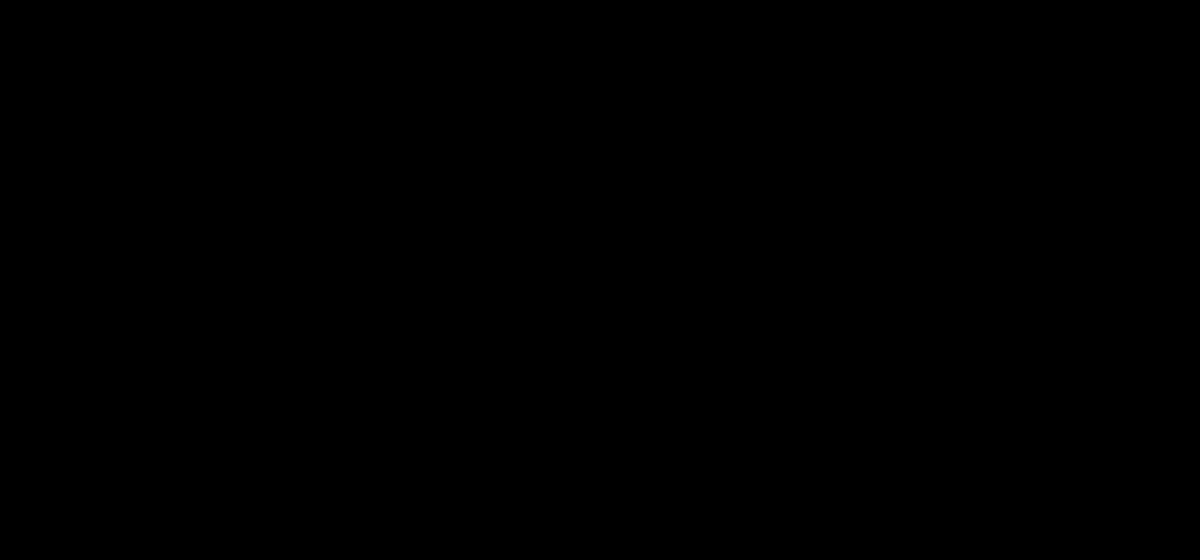
Frame 1 (no input)
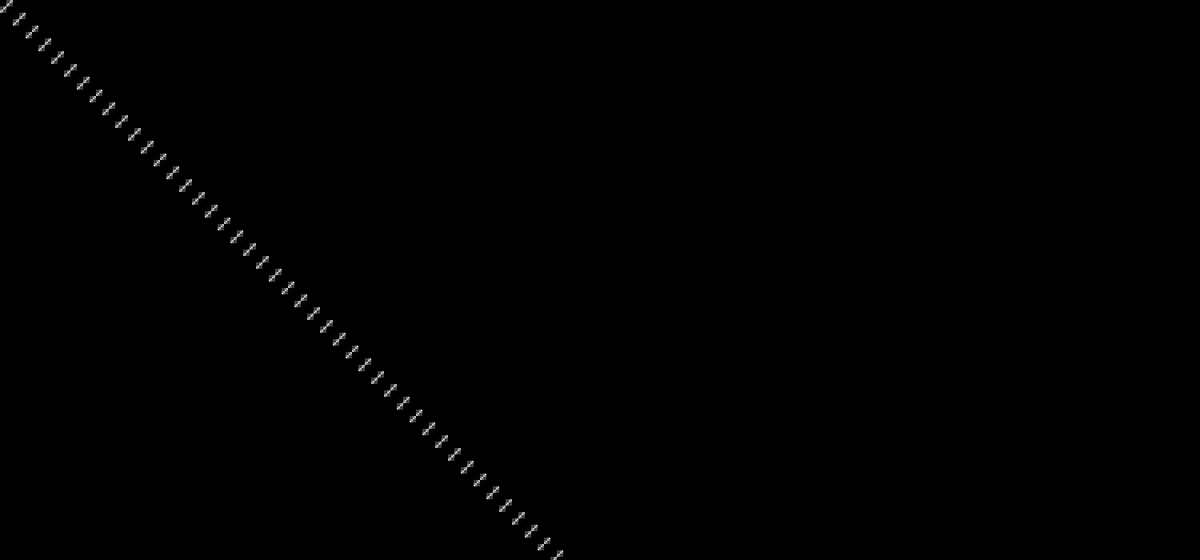
Frame 60 (the mouse pressed at the canvas centre just before this capture)
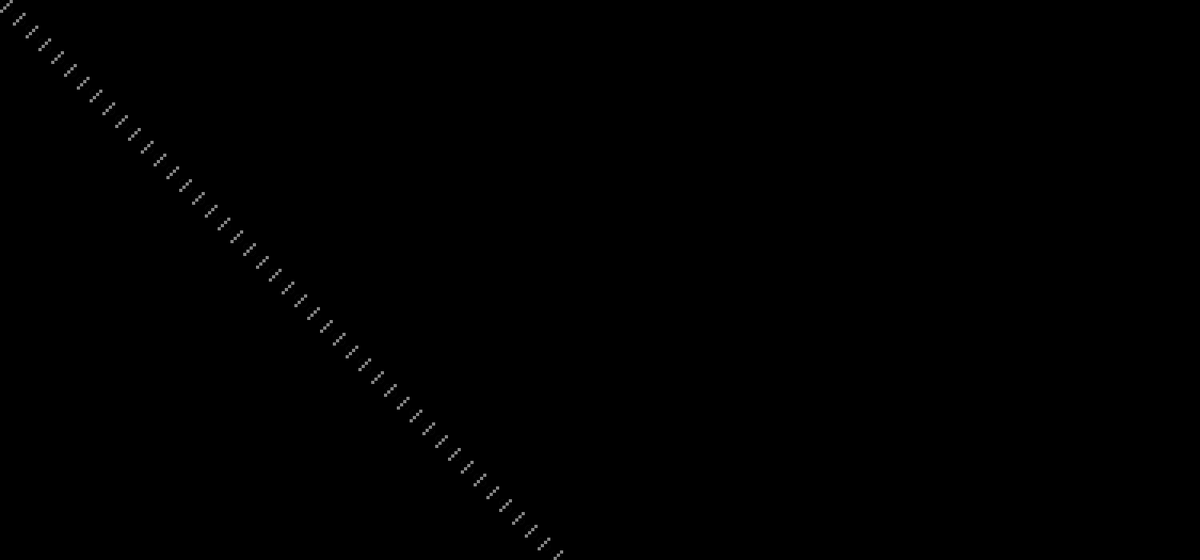
Frame 120 (the mouse held since frame 60 and released just before this capture)

The Processing sketch that drew these frames (run headless with seeded random() and noise(); from frame 60 on, the mouse is pressed at the canvas centre):

// Processing sketch: c_bitwise_7
// ── c_bitwise_7.pde
/**
 * Author: qp91mn64
 * License: the MIT License
 * Created: 2026-02-23
 * 
 * Modefied from c_bitwise_6c
 * 
 * Bitwise operation, square, & a to extract bits, result used as color
 * Pretty complex patterns
 * 
 * Just drag to explore different parts
 * Colors are grayscale or ARGB
 * No fading in or accumulating effects
 * 
 * Left click: a + 1
 * Right click: a - 1
 * Press 's' to save an image
 * 
 * See different bitwise patterns:
 * Press '1': bitwise AND &
 * Press '2': bitwise OR |
 * Press '3': bitwise XOR ^ (default)
 */
int cellWidth = 1;
int cellHeight = 1;
int a = 1;  // A bitmask, also an index of patterns
int xMax;
int yMax;
int xOffset = 0;
int yOffset = 0;
int whichBitwiseOperator = 3;  // 1:& 2:| 3:^
int x1 = 0;
int y1 = 0;
int x2 = 0;
int y2 = 0;
String bitwiseString;
PImage image1;
void setup() {
  size(1500, 700);  // See more patterns on the screen; make sure your computer support such high resolution
  noStroke();
  xMax = (width - 1) / cellWidth + 1;  // Avoid grey egdes when `width` cannot be divided by `cellWidth`
  yMax = (height - 1) / cellHeight + 1;  // Avoid grey egdes when `height` cannot be divided by `cellHeight`
  if (whichBitwiseOperator == 1) {
    bitwiseString = "AND";
  } else if (whichBitwiseOperator == 2) {
    bitwiseString = "OR";
  } else if (whichBitwiseOperator == 3) {
    bitwiseString = "XOR";
  }
  image1 = createImage(width, height, ARGB);
  println(bitwiseString, a, binary(a));
  frameRate(64);
}
void draw() {
  a--;  // As the change of `a` a bit doesn't change the screen too much, you may use something like `a-=2;` to make it change faster
  int b = 0;
  int color1 = 0;
  int x1;
  int y1;
  background(0);  // Clear the display window
  image1.loadPixels();
  for (int x = 0; x < xMax; x++) {
    for (int y = 0; y < yMax; y++) {
      // Calculate values near 4096
      x1 = x + xOffset;
      y1 = y + yOffset;
      if (whichBitwiseOperator == 1) {
        b = x1 & y1;
      } else if (whichBitwiseOperator == 2) {
        b = x1 | y1;
      } else if (whichBitwiseOperator == 3) {
        b = x1 ^ y1;
      }
      color1 = a & b*b;  // Bitmask, and use the result as the color of pixels
      // Use pixels[] instead of rect() for speed
      for (int dx = 0; dx < cellWidth; dx++) {
        for (int dy = 0; dy < cellHeight; dy++) {
          image1.pixels[min(y * cellHeight + dy, height - 1) * width + min(x * cellWidth + dx, width - 1)] = color(color1);
        }
      }
    }
  }
  image1.updatePixels();
  image(image1, 0, 0);
}
void mousePressed() {
  if (x1 == 0) {
    x1 = mouseX;
    x2 = xOffset;
  }
  if (y1 == 0) {
    y1 = mouseY;
    y2 = yOffset;
  }
  if (mouseButton == LEFT) {
    a++;
    println(bitwiseString, a, binary(a));
  } else if (mouseButton == RIGHT) {
    a--;
    println(bitwiseString, a, binary(a));
  }
}
void mouseDragged() {
  //background(0);
  xOffset = x2 - (mouseX - x1);
  yOffset = y2 - (mouseY - y1);
}
void mouseReleased() {
  x1 = 0;
  y1 = 0;
  println(String.format("xOffset:%d yOffset:%d", xOffset, yOffset));
}
void keyPressed() {
  switch (key) {
    case '1':
      if (whichBitwiseOperator != 1) {
        background(0);
        whichBitwiseOperator = 1;
        bitwiseString = "AND";
        println(bitwiseString, a, binary(a));
      }
      break;
    case '2':
      if (whichBitwiseOperator != 2) {
        background(0);
        whichBitwiseOperator = 2;
        bitwiseString = "OR";
        println(bitwiseString, a, binary(a));
      }
      break;
    case '3':
      if (whichBitwiseOperator != 3) {
        background(0);
        whichBitwiseOperator = 3;
        bitwiseString = "XOR";
        println(bitwiseString, a, binary(a));
      }
      break;
    case 's':
        String s = String.format("your_output/c_bitwise_7_%s_a_%d_xOffset_%d_yOffset_%d_s%s.png", bitwiseString, a, xOffset, yOffset, stamp());  // For distinction a stamp is used
        save(s);  // Save what on the canvas directly. 
        println(String.format("Saved: %s", s));
      break;
  }
}
String stamp() {
  String stamp1 = year() + nf(month(), 2) + nf(day(), 2) + nf(hour(), 2) + nf(minute(), 2) + nf(second(), 2);  // Timestamp to the second
  stamp1 += String.format("_%d_%d", millis(), frameCount);  // Better distinction
  return stamp1;
}
